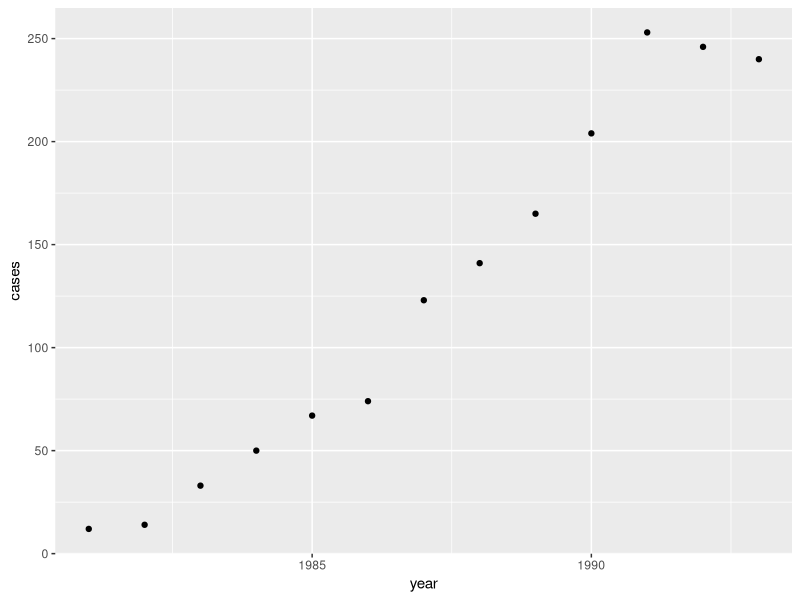
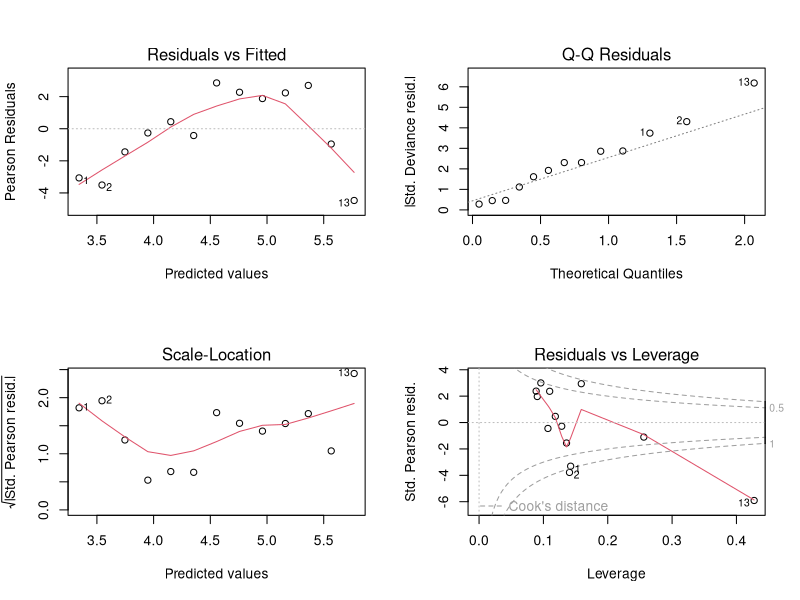
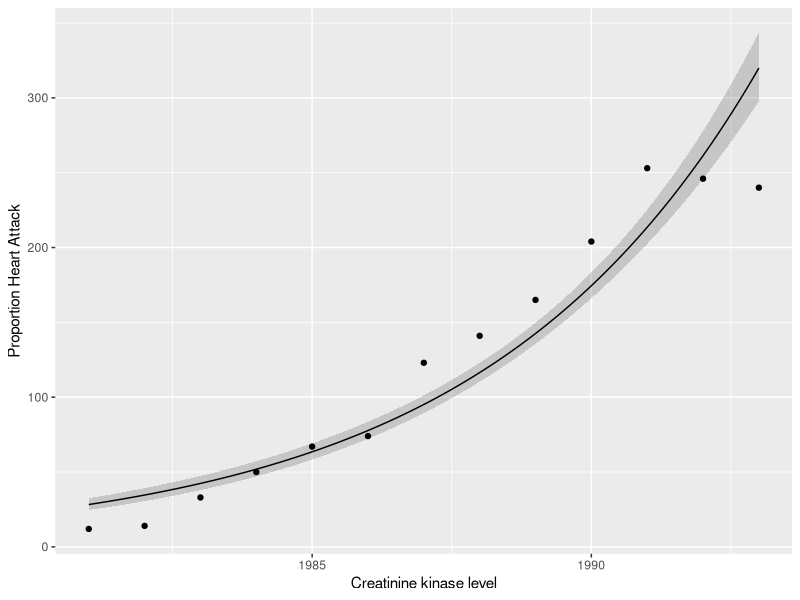
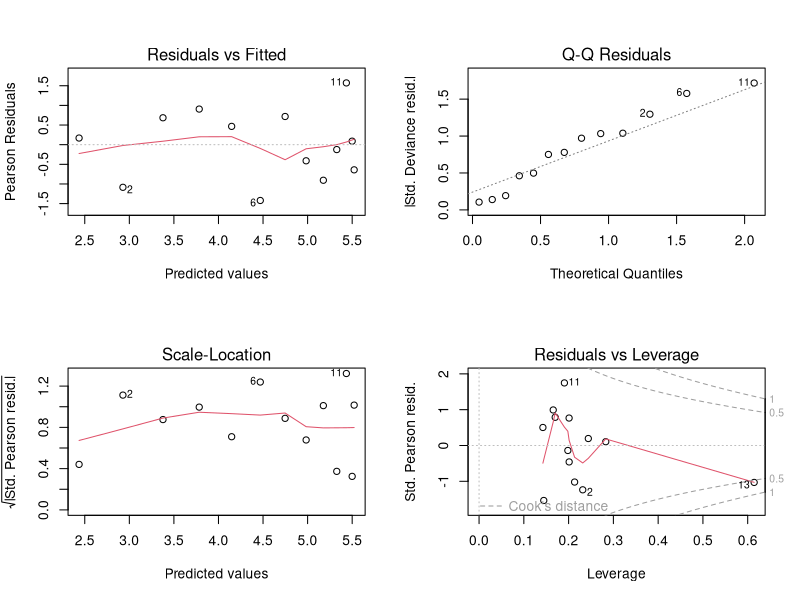
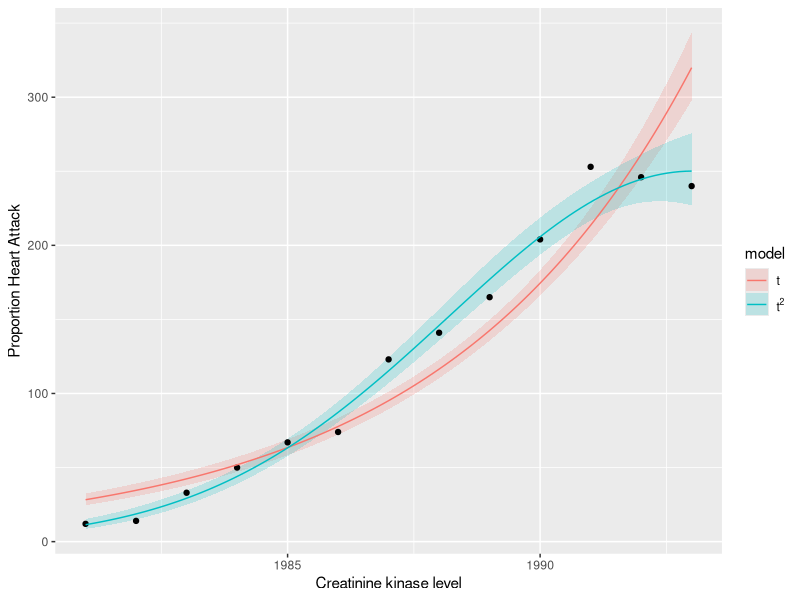

R code for these plots, in order: (Note: this script raises an error after producing the figures.)
## ---- chunk 1
knitr::opts_chunk$set(echo = TRUE)
## ---- chunk 2
pkgs <- c("readr", "dplyr", "ggplot2", "here", "mgcv", "gratia")
vapply(pkgs, library, logical(1L), character.only = TRUE, logical.return = TRUE)
## ---- chunk 3
belgium <- read_csv(here("data", "belgium-aids.csv"), col_types = "dd")
belgium
## ---- chunk 4
belgium <- belgium %>%
  mutate(t = year - 1980)
## ---- chunk 5
belgium %>%
  ggplot(aes(x = year, y = cases)) +
    geom_point()
## ---- chunk 6
m1 <- glm(cases ~ t, data = belgium, family = poisson(link = "log"))
## ---- chunk 7
summary(m1)
## ---- chunk 8
pchisq(deviance(m1), df.residual(m1), lower.tail = FALSE)
## ---- chunk 9
layout(matrix(1:4, ncol = 2, byrow = TRUE))
plot(m1)
layout(1)
## ---- chunk 10
pdat <- with(belgium, tibble(t = seq(min(t), max(t),
                                           length = 100)))
## want year for each t; remember to add 1980
pdat <- pdat %>%
  mutate(year = 1980 + t)
pred <- predict(m1, newdata = pdat, type = "link", se.fit = TRUE)
ilink <- family(m1)$linkinv
pdat <- pdat %>%
  bind_cols(data.frame(pred)) %>%
  mutate(fitted = ilink(fit),
         upper = ilink(fit + (1.96 * se.fit)),
         lower = ilink(fit - (1.96 * se.fit)))

belgium %>%
ggplot(aes(x = year, y = cases)) +
  geom_ribbon(data = pdat,
              aes(ymin = lower, ymax = upper, x = year),
              alpha = 0.2, inherit.aes = FALSE) +
  geom_point() +
  geom_line(data = pdat, aes(y = fitted, x = year)) +
  labs(x = "Creatinine kinase level", y = "Proportion Heart Attack")
## ---- chunk 11
m2 <- glm(cases ~ poly(t, 2), data = belgium, family = poisson(link = "log"))

## or
m2a <- update(m1, . ~ . - t + poly(t, 2))
## ---- chunk 12
# model summary
summary(m2)
# quick GOF test
pchisq(deviance(m2), df.residual(m2), lower.tail = FALSE)
# model diagnostics
layout(matrix(1:4, ncol = 2, byrow = TRUE))
plot(m2)
layout(1)

# plots
pred <- predict(m2, newdata = pdat, type = "link", se.fit = TRUE)
ilink <- family(m2)$linkinv
pdat2 <- pdat %>%
  select(-c(fit, se.fit, residual.scale)) %>% # remove m1 link scale fit & std err
  bind_cols(data.frame(pred)) %>%
  mutate(fitted = ilink(fit),
         upper = ilink(fit + (1.96 * se.fit)),
         lower = ilink(fit - (1.96 * se.fit))) %>%
  bind_rows(pdat) %>%
  mutate(model = rep(c("t^2","t"), each = 100))

belgium %>%
ggplot(aes(x = year, y = cases)) +
  geom_ribbon(data = pdat2,
              aes(ymin = lower, ymax = upper, x = year, fill = model),
              alpha = 0.2, inherit.aes = FALSE) +
  geom_point() +
  geom_line(data = pdat2, aes(y = fitted, x = year, colour = model)) +
  labs(x = "Creatinine kinase level", y = "Proportion Heart Attack") +
  scale_fill_discrete(labels = scales::parse_format()) +
  scale_colour_discrete(labels = scales::parse_format())
## ---- chunk 13
anova(m1, m2, test = "Chisq")

anova(m1, m2, test = "LRT")

pchisq(71.446, df = 1, lower.tail = FALSE)

deviance(m1)

deviance(m2)

deviance(m1) - deviance(m2)
## ---- chunk 14
# fit models using ML with gam() to be sure we get exactly the same loglik
m_gam0 <- gam(cases ~ poly(t, 2), data = belgium,
              family = poisson(link = "log"), method = "ML")
m_gam1 <- gam(cases ~ s(t), data = belgium, family = poisson(link = "log"),
              method = "ML")

# model summary for the GAM
summary(m_gam1)

# is GAM an improvement over the GLM? Yes, but no
anova(m_gam0, m_gam1, test = "Chisq")
AIC(m_gam0, m_gam1)
model_edf(m_gam0, m_gam1)
## differences in reported EDFs due to smoothness selection correction

## refit to use REML
m_gam2 <- update(m_gam1, . ~ ., method = "REML")

## plot the estimated smooth
draw(m_gam2, residuals = TRUE)

new_df <- tibble(year = seq(1981, 1993, length = 100)) %>%
  mutate(t = year - 1980)

pred_gam <- fitted_values(m_gam2, data = new_df, scale = "response")

plt <- pred_gam %>%
  ggplot(aes(x = year, y = fitted)) +
    geom_ribbon(aes(ymin = lower, ymax = upper), alpha = 0.2) +
    geom_line() +
    geom_point(data = belgium, aes(x = year, y = cases))
plt

# compare with the GLM fits
plt + geom_line(data = pdat2, aes(colour = model))
